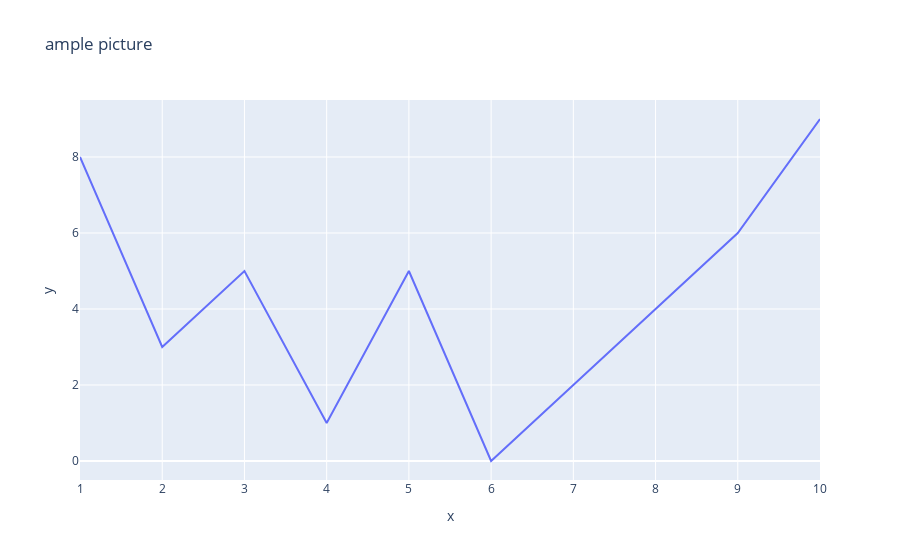

Notebook cell for this chart:
### Markdown cell above
update layout and axis labels

### Code cell
fig.update_layout(title = "ample picture")
fig.update_xaxes(title_text = 'x')
fig.update_yaxes(title_text = 'y')
fig.show()

### Figure 1 — Plotly figure (JSON) as saved in the notebook; plotly's stock layout.template omitted (floating-point values rounded to 4 significant figures)
{"data": [{"hovertemplate": "a=%{x}<br>b=%{y}<extra></extra>", "legendgroup": "", "line": {"color": "#636efa", "dash": "solid"}, "marker": {"symbol": "circle"}, "mode": "lines", "name": "", "orientation": "v", "showlegend": false, "type": "scatter", "x": [1, 2, 3, 4, 5, 6, 7, 8, 9, 10], "xaxis": "x", "y": [8, 3, 5, 1, 5, 0, 2, 4, 6, 9], "yaxis": "y"}], "layout": {"legend": {"tracegroupgap": 0}, "title": {"text": "ample picture"}, "xaxis": {"anchor": "y", "domain": [0, 1], "title": {"text": "x"}}, "yaxis": {"anchor": "x", "domain": [0, 1], "title": {"text": "y"}}}}
